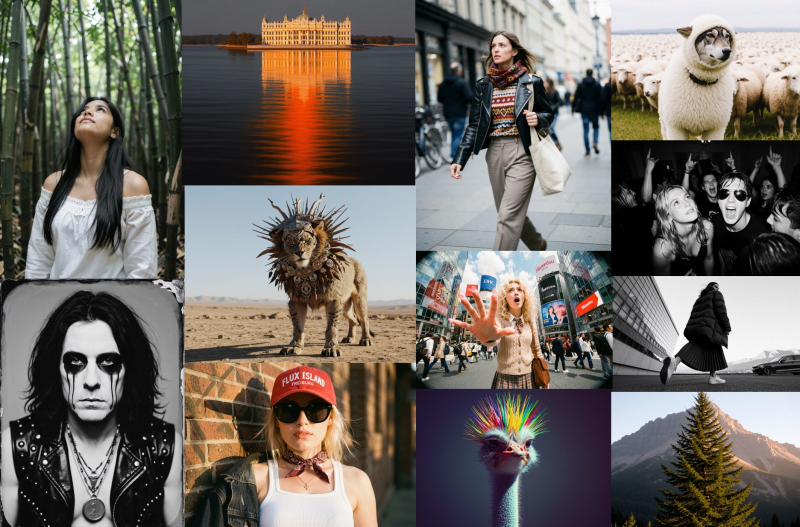
#> input picture dev/temporary/typical_1600.jpg, 1600 x 1053 px, given in place of main_low_res.png, which was not available (shown at 1/2 size)
$ python make_covers.py
#> lines starting #> are read from the running program, lines starting #| are printed output that depends on the picture
### scripts/cards/style.py
"""
Shared visual style of the Steppe cards: palette, fonts, a supersampled drawing layer, background grids, the Steppe
mark and image patch helpers.

A card has three layers: background (grids, supersampled), images (pasted at 1x, the shown pixels are not resampled
again) and overlay (lines, boxes, text, supersampled with alpha). Supersampled layers are downscaled with
premultiplied alpha, which gives anti-aliased thin lines with plain PIL.
"""

import argparse
import itertools
import math
from collections.abc import Iterable, Sequence
from dataclasses import dataclass, field
from functools import cache
from pathlib import Path

from PIL import Image, ImageDraw, ImageFont

Image.MAX_IMAGE_PIXELS = None

Color = tuple[int, int, int]
Point = tuple[float, float]
Box = tuple[float, float, float, float]

CARDS_DIRECTORY = Path(__file__).resolve().parent
FONTS_DIRECTORY = CARDS_DIRECTORY / "fonts"
STDEV_ROOT = CARDS_DIRECTORY.parents[1]
ML_ROOT = CARDS_DIRECTORY.parents[2]
DEFAULT_INPUT_DIRECTORY = ML_ROOT / "comfyui_results"
DEFAULT_OUTPUT_DIRECTORY = ML_ROOT / "tensorforger" / "assets" / "steppe"

SUPERSAMPLING = 3

BACKGROUND: Color = (11, 12, 14)
PANEL: Color = (17, 19, 23)
GRID_FAINT: Color = (23, 26, 30)
GRID: Color = (40, 44, 50)
BORDER: Color = (62, 67, 75)
DASH: Color = (86, 92, 101)
MUTED: Color = (128, 134, 144)
TEXT_DIM: Color = (180, 182, 186)
TEXT: Color = (234, 232, 227)
ACCENT: Color = (233, 169, 75)
ACCENT_DIM: Color = (150, 110, 52)
OTHER: Color = (112, 118, 128)

CARD_SIZE = (2400, 1350)
MARGIN = 72

SANS = "Inter-Regular"
SANS_MEDIUM = "Inter-Medium"
SANS_SEMIBOLD = "Inter-SemiBold"
SANS_LIGHT = "Inter-Light"
DISPLAY = "InterDisplay-SemiBold"
DISPLAY_MEDIUM = "InterDisplay-Medium"
DISPLAY_LIGHT = "InterDisplay-Light"
MONO = "JetBrainsMono-Regular"
MONO_MEDIUM = "JetBrainsMono-Medium"
MONO_LIGHT = "JetBrainsMono-Light"


def with_alpha(color: Color, alpha: float = 1.0) -> tuple[int, int, int, int]:
    return (*color, round(255 * alpha))


@cache
def font(name: str, size: int) -> ImageFont.FreeTypeFont:
    """
    args:
        name: file stem in fonts/, e.g. "Inter-Medium"
        size: pixel size of the supersampled layer
    """
    return ImageFont.truetype(str(FONTS_DIRECTORY / f"{name}.ttf"), size)


def text_width(text: str, font_name: str, size: float, tracking: float = 0.0) -> float:
    """returns: width in 1x pixels; tracking = extra letter spacing in 1x pixels"""
    return font(font_name, round(size * SUPERSAMPLING)).getlength(
        text
    ) / SUPERSAMPLING + tracking * len(text)


@dataclass
class Layer:
    """RGBA drawing surface at SUPERSAMPLING x the card size; all coordinates are 1x card pixels."""

    width: int
    height: int
    image: Image.Image = field(init=False)
    draw: ImageDraw.ImageDraw = field(init=False)

    def __post_init__(self) -> None:
        self.image = Image.new(
            "RGBA", (self.width * SUPERSAMPLING, self.height * SUPERSAMPLING), (0, 0, 0, 0)
        )
        self.draw = ImageDraw.Draw(self.image)

    @staticmethod
    def scaled(points: Iterable[Point]) -> list[Point]:
        return [(x * SUPERSAMPLING, y * SUPERSAMPLING) for x, y in points]

    @staticmethod
    def stroke(width: float) -> int:
        return max(1, round(width * SUPERSAMPLING))

    def line(
        self,
        points: Sequence[Point],
        color: Color,
        width: float = 1.0,
        alpha: float = 1.0,
        dash: tuple[float, float] | None = None,
    ) -> None:
        """dash: (on, off) lengths in 1x pixels, None = solid"""
        if dash is None:
            self.draw.line(
                self.scaled(points),
                fill=with_alpha(color, alpha),
                width=self.stroke(width),
                joint="curve",
            )
            return
        on_length, off_length = dash
        for (start_x, start_y), (end_x, end_y) in itertools.pairwise(points):
            length = math.hypot(end_x - start_x, end_y - start_y)
            if length == 0:
                continue
            direction_x, direction_y = (end_x - start_x) / length, (end_y - start_y) / length
            position = 0.0
            while position < length:
                dash_end = min(position + on_length, length)
                segment = [
                    (start_x + direction_x * position, start_y + direction_y * position),
                    (start_x + direction_x * dash_end, start_y + direction_y * dash_end),
                ]
                self.draw.line(
                    self.scaled(segment), fill=with_alpha(color, alpha), width=self.stroke(width)
                )
                position = dash_end + off_length

    def rectangle(
        self,
        box: Box,
        outline: Color | None = None,
        fill: Color | None = None,
        width: float = 1.0,
        alpha: float = 1.0,
        fill_alpha: float = 1.0,
        radius: float = 0.0,
        dash: tuple[float, float] | None = None,
    ) -> None:
        left, top, right, bottom = box
        if dash is not None and outline is not None:
            corners = [(left, top), (right, top), (right, bottom), (left, bottom), (left, top)]
            self.line(corners, outline, width, alpha, dash)
            return
        self.draw.rounded_rectangle(
            (
                left * SUPERSAMPLING,
                top * SUPERSAMPLING,
                right * SUPERSAMPLING - 1,
                bottom * SUPERSAMPLING - 1,
            ),
            radius=radius * SUPERSAMPLING,
            fill=with_alpha(fill, fill_alpha) if fill is not None else None,
            outline=with_alpha(outline, alpha) if outline is not None else None,
            width=self.stroke(width) if outline is not None else 0,
        )

    def circle(
        self,
        center: Point,
        radius: float,
        fill: Color | None = None,
        outline: Color | None = None,
        width: float = 1.0,
        alpha: float = 1.0,
    ) -> None:
        center_x, center_y = center
        self.draw.ellipse(
            (
                (center_x - radius) * SUPERSAMPLING,
                (center_y - radius) * SUPERSAMPLING,
                (center_x + radius) * SUPERSAMPLING,
                (center_y + radius) * SUPERSAMPLING,
            ),
            fill=with_alpha(fill, alpha) if fill is not None else None,
            outline=with_alpha(outline, alpha) if outline is not None else None,
            width=self.stroke(width),
        )

    def polygon(self, points: Sequence[Point], fill: Color, alpha: float = 1.0) -> None:
        self.draw.polygon(self.scaled(points), fill=with_alpha(fill, alpha))

    def text(
        self,
        position: Point,
        text: str,
        font_name: str,
        size: float,
        color: Color,
        anchor: str = "la",
        alpha: float = 1.0,
        tracking: float = 0.0,
    ) -> None:
        """anchor: PIL text anchor; tracking: extra letter spacing in 1x pixels"""
        typeface = font(font_name, round(size * SUPERSAMPLING))
        x, y = position
        if tracking == 0:
            self.draw.text(
                (x * SUPERSAMPLING, y * SUPERSAMPLING),
                text,
                font=typeface,
                fill=with_alpha(color, alpha),
                anchor=anchor,
            )
            return
        total_width = text_width(text, font_name, size, tracking)
        if anchor[0] == "m":
            x -= total_width / 2
        elif anchor[0] == "r":
            x -= total_width
        for character in text:
            self.draw.text(
                (x * SUPERSAMPLING, y * SUPERSAMPLING),
                character,
                font=typeface,
                fill=with_alpha(color, alpha),
                anchor="l" + anchor[1],
            )
            x += typeface.getlength(character) / SUPERSAMPLING + tracking

    def flatten(self) -> Image.Image:
        """returns: the layer downscaled to 1x, RGBA"""
        premultiplied = self.image.convert("RGBa").resize(
            (self.width, self.height), Image.Resampling.LANCZOS
        )
        return premultiplied.convert("RGBA")


class Card:
    """A card: background layer, pasted images, overlay layer."""

    def __init__(self, size: tuple[int, int] = CARD_SIZE, background: Color = BACKGROUND) -> None:
        self.width, self.height = size
        self.base = Image.new("RGB", size, background)
        self.background = Layer(*size)
        self.overlay = Layer(*size)
        self.images: list[tuple[Image.Image, tuple[int, int]]] = []

    def paste(self, image: Image.Image, position: Point) -> None:
        self.images.append((image, (round(position[0]), round(position[1]))))

    def render(self) -> Image.Image:
        result = self.base.convert("RGBA")
        result.alpha_composite(self.background.flatten())
        for image, position in self.images:
            if image.mode == "RGBA":
                result.alpha_composite(image, position)
            else:
                result.paste(image, position)
        result.alpha_composite(self.overlay.flatten())
        return result.convert("RGB")


def draw_grid(
    layer: Layer,
    box: Box,
    step: float,
    color: Color = GRID_FAINT,
    width: float = 1.0,
    alpha: float = 1.0,
) -> None:
    left, top, right, bottom = box
    x = left
    while x <= right:
        layer.line([(x, top), (x, bottom)], color, width, alpha)
        x += step
    y = top
    while y <= bottom:
        layer.line([(left, y), (right, y)], color, width, alpha)
        y += step


def draw_crosshairs(
    layer: Layer,
    points: Iterable[Point],
    size: float = 6,
    color: Color = DASH,
    width: float = 1.0,
    alpha: float = 1.0,
) -> None:
    for x, y in points:
        layer.line([(x - size, y), (x + size, y)], color, width, alpha)
        layer.line([(x, y - size), (x, y + size)], color, width, alpha)


def draw_perspective_grid(
    layer: Layer,
    box: Box,
    horizon_y: float,
    vanishing_x: float,
    columns: int = 24,
    rows: int = 14,
    spread: float = 3.0,
    color: Color = GRID,
    width: float = 1.0,
    alpha: float = 1.0,
) -> None:
    """
    Ground plane grid between the horizon and the bottom of the box, converging to (vanishing_x, horizon_y); rows get
    denser towards the horizon (1 / depth spacing) and fade out. spread: plane width at the bottom / box width.
    """
    left, _, right, bottom = box
    half_width = (right - left) * spread / 2
    for column in range(columns + 1):
        bottom_x = vanishing_x - half_width + 2 * half_width * column / columns
        layer.line([(vanishing_x, horizon_y), (bottom_x, bottom)], color, width, alpha * 0.6)
    nearest_depth, farthest_depth = 1.0, 14.0
    for row in range(rows + 1):
        fraction = row / rows
        depth = nearest_depth + (farthest_depth - nearest_depth) * fraction**1.6
        y = horizon_y + (bottom - horizon_y) * nearest_depth / depth
        layer.line([(left, y), (right, y)], color, width, alpha * (1.0 - 0.8 * fraction))


# [5 lines left out: function draw_background, not called in this run]


def draw_card_frame(
    card: Card, inset: float = 24, color: Color = BORDER, alpha: float = 0.7
) -> None:
    layer = card.overlay
    right, bottom = card.width - inset, card.height - inset
    layer.rectangle((inset, inset, right, bottom), outline=color, alpha=alpha)
    draw_crosshairs(
        layer, [(inset, inset), (right, inset), (inset, bottom), (right, bottom)], 10, MUTED, 1, 0.8
    )


def draw_mark(
    layer: Layer,
    position: Point,
    size: float,
    color: Color = MUTED,
    accent: Color = ACCENT,
    width: float = 1.0,
    alpha: float = 1.0,
    levels: int = 3,
) -> None:
    """
    The Steppe mark: a square with a 2x2 grid; its top right cell holds the next 2x2 grid (chained 2x -> 2x), the
    finest cell is filled with the accent (the generated detail).
    """
    x, y = position
    side = size
    for level in range(levels):
        layer.rectangle((x, y, x + side, y + side), outline=color, width=width, alpha=alpha)
        layer.line([(x + side / 2, y), (x + side / 2, y + side)], color, width, alpha)
        layer.line([(x, y + side / 2), (x + side, y + side / 2)], color, width, alpha)
        x, side = x + side / 2, side / 2
        if level == levels - 1:
            layer.rectangle((x, y, x + side, y + side), fill=accent, alpha=alpha)


# [20 lines left out: function draw_brand, not called in this run]


def draw_badge(layer: Layer, position: Point, text: str, color: Color, size: float = 15) -> float:
    """
    Label on a translucent dark plate, used on top of images. position = top left.
    returns: badge width
    """
    x, y = position
    width = text_width(text, MONO_MEDIUM, size, 1.2) + size * 1.4
    height = size * 1.9
    layer.rectangle((x, y, x + width, y + height), fill=BACKGROUND, fill_alpha=0.78)
    layer.text((x + size * 0.7, y + height / 2), text, MONO_MEDIUM, size, color, "lm", tracking=1.2)
    return width


@cache
def load_image(path: str) -> Image.Image:
    return Image.open(path).convert("RGB")
#> returned value is the input picture: PIL image 1600x1053 RGB; mean R, G, B 112.4, 106, 99.7


# [7 lines left out: function fit, not called in this run]


@dataclass(frozen=True)
class Patch:
    """A square region of the low resolution image, in low resolution pixels."""

    center: Point
    size: float

    def box(self) -> Box:
        center_x, center_y = self.center
        half = self.size / 2
        return (center_x - half, center_y - half, center_x + half, center_y + half)


def patch_pair(
    low: Image.Image,
    high: Image.Image,
    patch: Patch,
    tile: int,
    display: Image.Resampling = Image.Resampling.LANCZOS,
) -> tuple[Image.Image, Image.Image]:
    """
    The bicubic tile is made at the same upscale factor as the high resolution image, then both tiles get the same
    display resize to tile x tile (none if the region is natively that size in the high resolution image).
    display: NEAREST shows the pixels of deep zooms exactly
    returns:
        (bicubic upscale of the region, the same region of the high resolution image)
    """
    factor = high.width / low.width
    left, top, right, bottom = patch.box()
    high_box = tuple(round(value * factor) for value in (left, top, right, bottom))
    native_size = (high_box[2] - high_box[0], high_box[3] - high_box[1])
    bicubic = low.resize(native_size, Image.Resampling.BICUBIC, box=(left, top, right, bottom))
    upscaled = high.crop(high_box)
    if native_size != (tile, tile):
        bicubic = bicubic.resize((tile, tile), display)
        upscaled = upscaled.resize((tile, tile), display)
    return bicubic, upscaled


# [44 lines left out: functions draw_pair, draw_region, region_on_image, not called in this run]


def save_card(
    image: Image.Image, output_directory: Path, name: str, jpeg_quality: int = 92
) -> None:
    """Writes <name>.png (master) and <name>.jpg (web)."""
    output_directory.mkdir(parents=True, exist_ok=True)
    png_path = output_directory / f"{name}.png"
    jpeg_path = output_directory / f"{name}.jpg"
    image.save(png_path, optimize=True)
    image.save(jpeg_path, quality=jpeg_quality, subsampling=0, optimize=True, progressive=True)
    print(
        f"{name}: {image.width}x{image.height}, png {png_path.stat().st_size / 1e6:.1f} MB, jpg {jpeg_path.stat().st_size / 1e6:.1f} MB"
    )


def standard_arguments(description: str | None) -> argparse.ArgumentParser:
    parser = argparse.ArgumentParser(description=description)
    parser.add_argument("--input-directory", type=Path, default=DEFAULT_INPUT_DIRECTORY)
    parser.add_argument("--output-directory", type=Path, default=DEFAULT_OUTPUT_DIRECTORY)
    return parser

### scripts/cards/make_covers.py
"""
Covers and icon:
- cover_banner_21x9 (2520x1080, ComfyUI registry / Manager banner), cover_16x9 (1920x1080, posts),
  cover_social_2x1 (1280x640, GitHub social preview): wordmark and claim on the left, a split input | Steppe view on
  the right, a perspective ground grid towards the horizon behind both
- icon_400 (400x400, ComfyUI registry icon): the Steppe mark

Run: python scripts/cards/make_covers.py
"""

from pathlib import Path

import style
from PIL import Image
from style import Card, Patch

LOW_RESOLUTION_FILE = "main_low_res.png"
HIGH_RESOLUTION_FILE = "main_high_res_.png"
COVER_PATCH = Patch((383, 652), 190)
COVERS = (
    ("cover_banner_21x9", (2520, 1080)),
    ("cover_16x9", (1920, 1080)),
    ("cover_social_2x1", (1280, 640)),
)


def split_view(low: Image.Image, high: Image.Image, side: int) -> Image.Image:
    """left half: bicubic upscale of the input, right half: Steppe 4x"""
    bicubic, upscaled = style.patch_pair(low, high, COVER_PATCH, side)
    view = upscaled.copy()
    view.paste(bicubic.crop((0, 0, side // 2, side)), (0, 0))
    return view


def build_cover(size: tuple[int, int], low: Image.Image, high: Image.Image) -> Image.Image:
    width, height = size
    unit = height / 1080
    card = Card(size)
    background = card.background
    overlay = card.overlay
    horizon_y = height * 0.58
    style.draw_grid(background, (0, 0, width, horizon_y), 60 * unit, style.GRID_FAINT)
    vanishing_x = width - height * 0.12 - height * 0.36
    style.draw_perspective_grid(
        background,
        (0, 0, width, height),
        horizon_y,
        vanishing_x,
        columns=40,
        rows=16,
        spread=3.4,
        color=style.BORDER,
        alpha=1.0,
    )
    background.line([(0, horizon_y), (width, horizon_y)], style.BORDER, 1, 0.9)
    background.line(
        [(vanishing_x, 0), (vanishing_x, horizon_y)], style.GRID, 1, 0.6, dash=(6 * unit, 8 * unit)
    )

    side = round(height * 0.72)
    view_x = width - round(height * 0.12) - side
    view_y = round((height - side) / 2)
    card.paste(split_view(low, high, side), (view_x, view_y))
    overlay.rectangle(
        (view_x - 1, view_y - 1, view_x + side + 1, view_y + side + 1), outline=style.BORDER
    )
    divider_x = view_x + side // 2
    overlay.line([(divider_x, view_y), (divider_x, view_y + side)], style.ACCENT, 2 * unit)
    overlay.circle(
        (divider_x, view_y + side / 2),
        16 * unit,
        fill=style.BACKGROUND,
        outline=style.ACCENT,
        width=2 * unit,
    )
    badge_size = 15 * unit
    style.draw_badge(
        overlay, (view_x + 14 * unit, view_y + 14 * unit), "INPUT", style.TEXT_DIM, badge_size
    )
    upscaled_width = (
        style.text_width("STEPPE 4×", style.MONO_MEDIUM, badge_size, 1.2) + badge_size * 1.4
    )
    style.draw_badge(
        overlay,
        (view_x + side - 14 * unit - upscaled_width, view_y + 14 * unit),
        "STEPPE 4×",
        style.ACCENT,
        badge_size,
    )
    style.draw_crosshairs(
        overlay,
        [
            (view_x, view_y),
            (view_x + side, view_y),
            (view_x, view_y + side),
            (view_x + side, view_y + side),
        ],
        12 * unit,
        style.MUTED,
    )

    text_x = round(height * 0.11)
    mark_size = 92 * unit
    style.draw_mark(
        overlay, (text_x, height * 0.24), mark_size, style.TEXT_DIM, style.ACCENT, 2.2 * unit
    )
    overlay.text(
        (text_x + mark_size + 34 * unit, height * 0.24 + mark_size / 2),
        "steppe",
        style.DISPLAY_MEDIUM,
        120 * unit,
        style.TEXT,
        "lm",
        tracking=1.0 * unit,
    )
    overlay.text(
        (text_x, height * 0.24 + mark_size + 70 * unit),
        "Generative latent upscaler",
        style.DISPLAY_LIGHT,
        54 * unit,
        style.TEXT,
        "la",
    )
    overlay.text(
        (text_x, height * 0.24 + mark_size + 146 * unit),
        "4× detail in latent space, decoded directly.",
        style.SANS,
        30 * unit,
        style.TEXT_DIM,
        "la",
    )
    overlay.text(
        (text_x, height * 0.24 + mark_size + 190 * unit),
        "No second denoising pass of the base model.",
        style.SANS,
        30 * unit,
        style.ACCENT,
        "la",
    )
    tags = ("Wan 2.1", "Wan 2.2", "Qwen-Image", "Krea 2", "ComfyUI")
    tag_x = text_x
    tag_y = height * 0.24 + mark_size + 268 * unit
    for tag in tags:
        tag_width = style.text_width(tag, style.MONO, 20 * unit) + 28 * unit
        overlay.rectangle(
            (tag_x, tag_y, tag_x + tag_width, tag_y + 40 * unit),
            fill=style.BACKGROUND,
            fill_alpha=0.85,
            outline=style.BORDER,
            radius=4 * unit,
        )
        overlay.text(
            (tag_x + tag_width / 2, tag_y + 20 * unit),
            tag,
            style.MONO,
            20 * unit,
            style.TEXT_DIM,
            "mm",
        )
        tag_x += tag_width + 12 * unit
    style.draw_card_frame(card, inset=22 * unit)
    return card.render()


def build_icon() -> Image.Image:
    size = 400
    card = Card((size, size))
    style.draw_perspective_grid(
        card.background,
        (0, 0, size, size),
        size * 0.62,
        size / 2,
        columns=12,
        rows=7,
        spread=3.0,
        color=style.GRID,
        alpha=0.8,
    )
    mark_size = 236
    position = ((size - mark_size) / 2, (size - mark_size) / 2 - 8)
    card.overlay.rectangle(
        (
            position[0] - 6,
            position[1] - 6,
            position[0] + mark_size + 6,
            position[1] + mark_size + 6,
        ),
        fill=style.BACKGROUND,
        fill_alpha=0.9,
    )
    style.draw_mark(card.overlay, position, mark_size, style.TEXT, style.ACCENT, 5.0)
    return card.render()


def main() -> None:
    arguments = style.standard_arguments(__doc__).parse_args()
    low = style.load_image(str(arguments.input_directory / LOW_RESOLUTION_FILE))
    high = style.load_image(str(arguments.input_directory / HIGH_RESOLUTION_FILE))
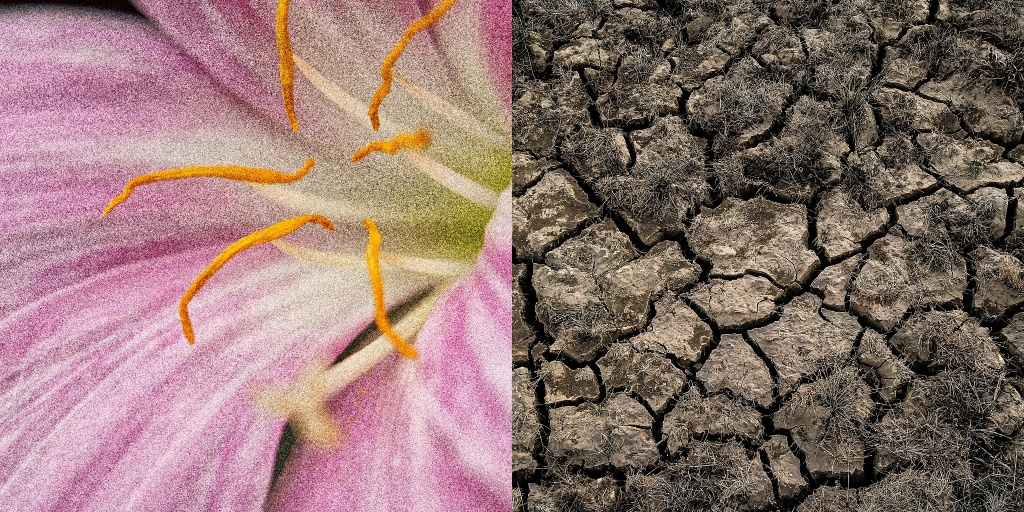
#> input picture dev/temporary/outliers.jpg, 1024 x 512 px, given in place of main_high_res_.png, which was not available
#> in load_image, returned value is the input picture: PIL image 1024x512 RGB; mean R, G, B 145.1, 117.8, 113.9
    for name, size in COVERS:
        style.save_card(build_cover(size, low, high), arguments.output_directory, name)
#> this loop made 3 passes
#> pass 1, in patch_pair, `bicubic = low.resize(native_size, Image.Resampling.BICUBIC, box=(left,..`:
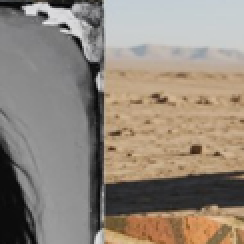
#> bicubic: PIL image 122x122 RGB (shown 2 times larger); mean R, G, B 145.6, 135.1, 123.6
#> pass 1, in patch_pair, `upscaled = high.crop(high_box)`:
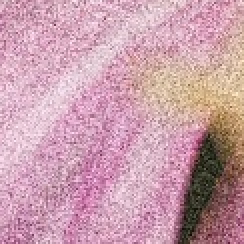
#> upscaled: PIL image 122x122 RGB (shown 2 times larger); mean R, G, B 202.1, 158.3, 172.2
    icon = build_icon()
#> in flatten (call 7), `premultiplied = self.image.convert("RGBa").resize( (self.width, self.h..`:
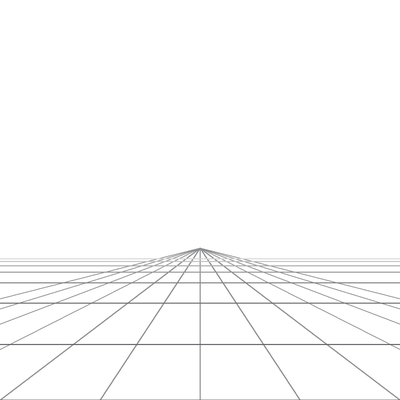
#> premultiplied: PIL image 400x400 RGBa; mean R, G, B, A 0.6, 0.7, 0.8, 4.2; transparent parts drawn white
#> in render (call 4), `result.alpha_composite(self.background.flatten())`:
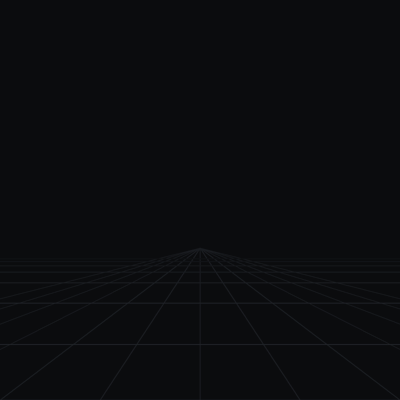
#> result: PIL image 400x400 RGBA; mean R, G, B, A 11.4, 12.5, 14.6, 255
#> (the rest of the program and of its run is left out)
